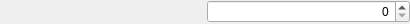
<?xml version="1.0" encoding="UTF-8"?>
<ui version="4.0">
 <class>ParameterSpinBox</class>
 <widget class="QWidget" name="ParameterSpinBox">
  <property name="geometry">
   <rect>
    <x>0</x>
    <y>0</y>
    <width>410</width>
    <height>24</height>
   </rect>
  </property>
  <property name="windowTitle">
   <string>Form</string>
  </property>
  <layout class="QHBoxLayout" name="horizontalLayout">
   <property name="spacing">
    <number>4</number>
   </property>
   <property name="leftMargin">
    <number>0</number>
   </property>
   <property name="topMargin">
    <number>0</number>
   </property>
   <property name="rightMargin">
    <number>0</number>
   </property>
   <property name="bottomMargin">
    <number>0</number>
   </property>
   <item>
    <widget class="ParameterDescriptionWidget" name="descriptionWidget" native="true">
     <property name="sizePolicy">
      <sizepolicy hsizetype="Ignored" vsizetype="Preferred">
       <horstretch>1</horstretch>
       <verstretch>0</verstretch>
      </sizepolicy>
     </property>
    </widget>
   </item>
   <item>
    <widget class="QDoubleSpinBox" name="doubleSpinBox">
     <property name="sizePolicy">
      <sizepolicy hsizetype="Ignored" vsizetype="Maximum">
       <horstretch>1</horstretch>
       <verstretch>0</verstretch>
      </sizepolicy>
     </property>
     <property name="focusPolicy">
      <enum>Qt::StrongFocus</enum>
     </property>
     <property name="alignment">
      <set>Qt::AlignRight|Qt::AlignTrailing|Qt::AlignVCenter</set>
     </property>
     <property name="correctionMode">
      <enum>QAbstractSpinBox::CorrectToNearestValue</enum>
     </property>
     <property name="decimals">
      <number>0</number>
     </property>
    </widget>
   </item>
  </layout>
 </widget>
 <customwidgets>
  <customwidget>
   <class>ParameterDescriptionWidget</class>
   <extends>QWidget</extends>
   <header>gui/parameter/ParameterVirtualWidget.h</header>
   <container>1</container>
  </customwidget>
 </customwidgets>
 <resources/>
 <connections/>
</ui>
